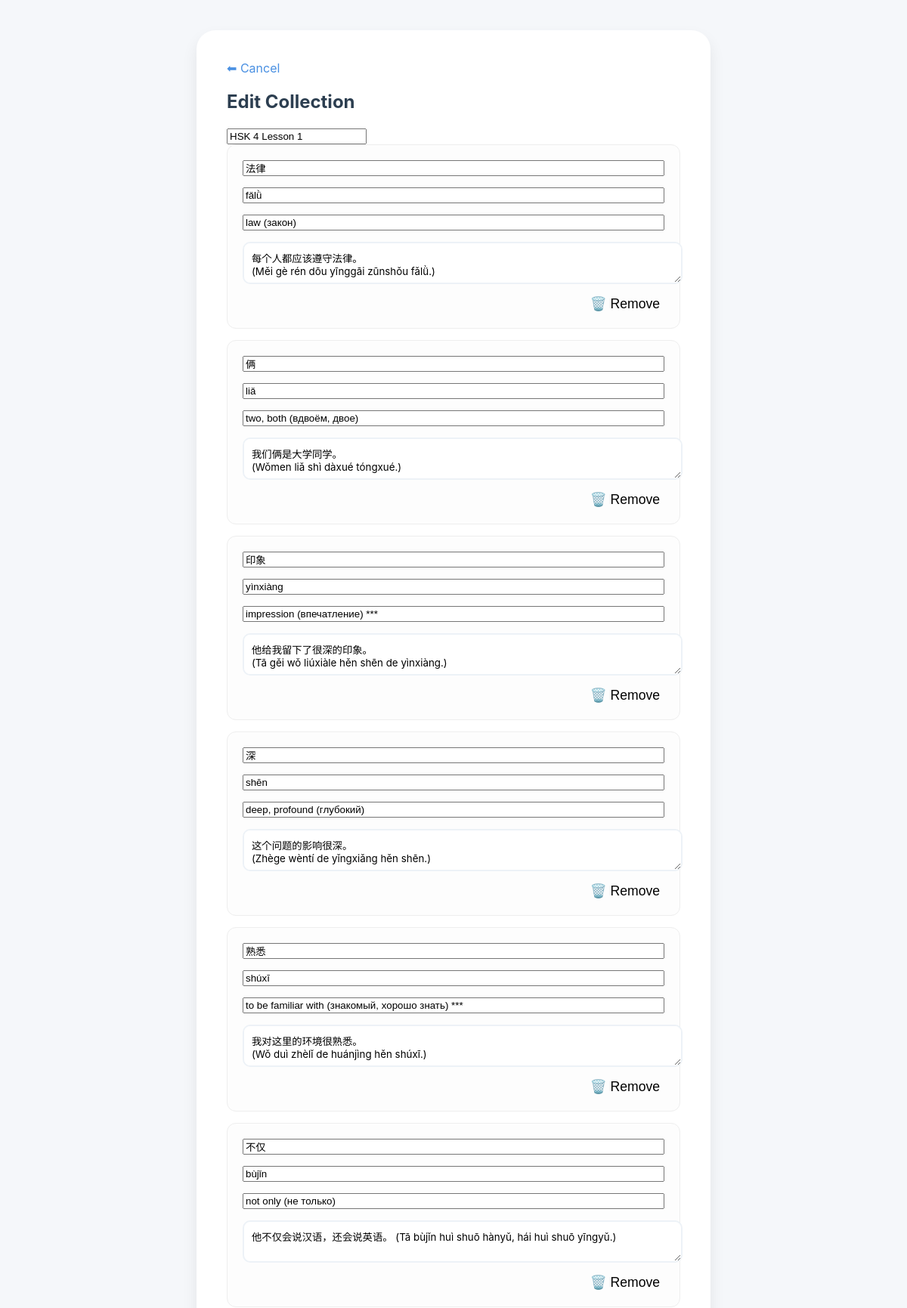
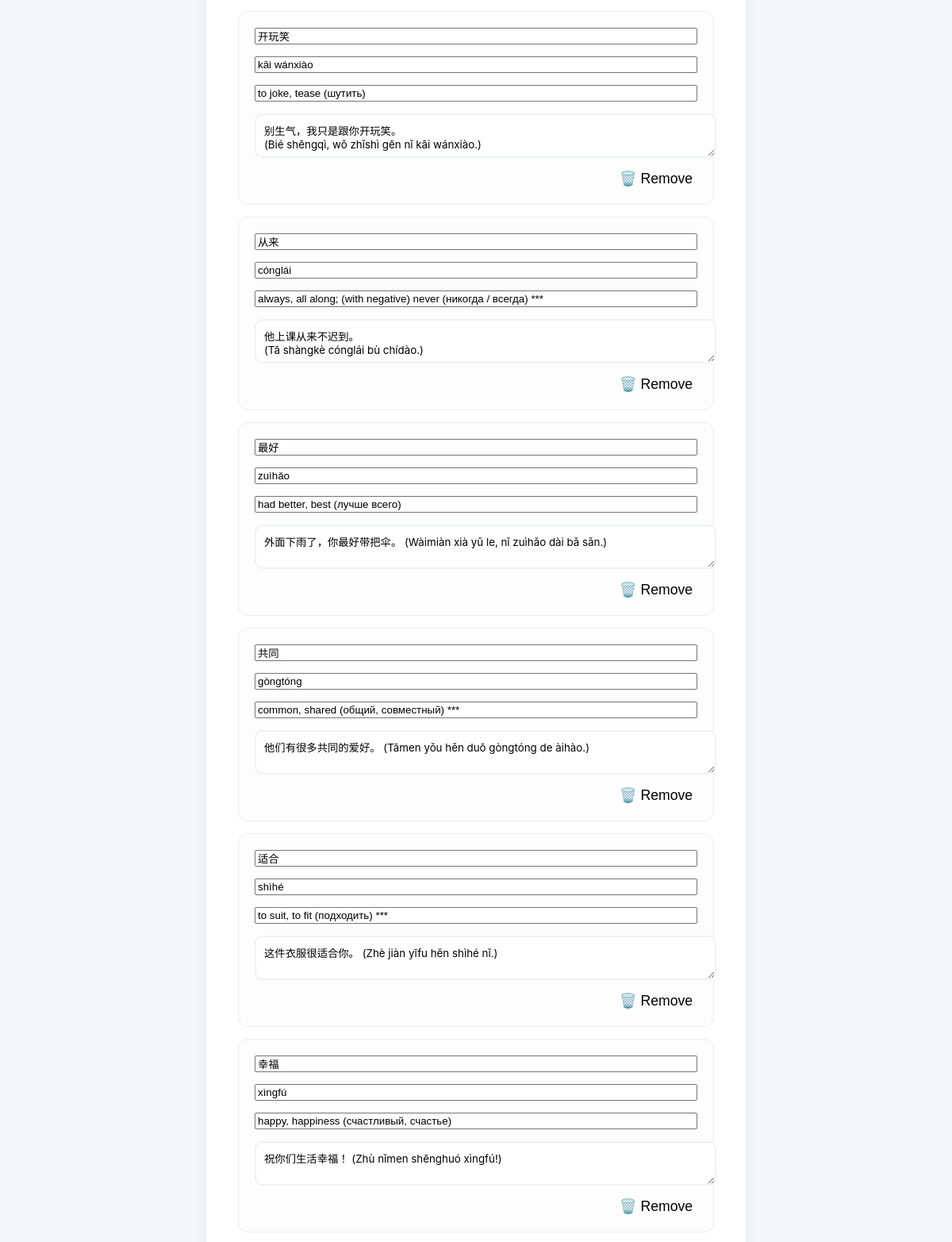
Screenshot of /edit/1 (upper part) with the database file from the repository (2 pictures, top to bottom).
### flask_app.py (models this page shows)
class Collection(db.Model):
    id = db.Column(db.Integer, primary_key=True)
    name = db.Column(db.String(100), nullable=False)
    cards = db.relationship('Card', backref='collection', lazy=True, cascade="all, delete-orphan")

class Card(db.Model):
    id = db.Column(db.Integer, primary_key=True)
    word = db.Column(db.String(200), nullable=False)
    tone = db.Column(db.String(100))
    translation = db.Column(db.String(200), nullable=False)
    example = db.Column(db.Text)
    collection_id = db.Column(db.Integer, db.ForeignKey('collection.id'), nullable=False)

### flask_app.py (the view, shortened to what this page needs)
@app.route('/edit/<int:deck_id>', methods=['GET', 'POST'])
def edit_deck(deck_id):
    deck = Collection.query.get_or_404(deck_id)
    return render_template('edit.html', deck=deck)

### templates/edit.html (shortened to what this page needs)
<!DOCTYPE html>
<html>
<head>
    <link rel="stylesheet" href="/static/style.css">
</head>
<body>
    <div class="form-container">
        <a href="/" style="text-decoration: none; color: #4a90e2;">⬅ Cancel</a>
        <h2>Edit Collection</h2>
        <form action="/edit/{{ deck.id }}" method="POST">
            <input type="text" name="deck_name" value="{{ deck.name }}" required class="main-input">
            <div id="card-inputs">
                {% for card in deck.cards %}
                <div class="card-input-group complex">
                    <input type="text" name="word[]" value="{{ card.word }}" placeholder="Word" required>
                    <input type="text" name="tone[]" value="{{ card.tone or '' }}" placeholder="Pinyin / Tone">
                    <input type="text" name="translation[]" value="{{ card.translation }}" placeholder="Translation" required>
                    <textarea name="example[]" placeholder="Example Sentence">{{ card.example or '' }}</textarea>
                    <button type="button" onclick="this.parentElement.remove()" style="background:none; border:none; cursor:pointer; font-size: 1.1rem; align-self: flex-end;">🗑️ Remove</button>
                </div>
                {% endfor %}
            </div>
        </form>
    </div>
</body>
</html>

### static/style.css (style rules this page uses)
:root { --primary: #4a90e2; --success: #2ecc71; --danger: #e74c3c; --bg: #f5f7fa; --text: #2c3e50; --card-shadow: 0 10px 20px rgba(0,0,0,0.08); }
body { background-color: var(--bg); color: var(--text); font-family: 'Inter', -apple-system, BlinkMacSystemFont, sans-serif; margin: 0; display: flex; flex-direction: column; align-items: center; min-height: 100vh; }
.card-input-group.complex { flex-direction: column; background: #fdfdfd; border: 1px solid #eee; padding: 20px; }
.card-input-group.complex textarea { width: 100%; border: 2px solid #edf2f7; border-radius: 10px; padding: 10px; font-family: inherit; resize: vertical; }
.form-container { width: 90%; max-width: 600px; background: white; padding: 40px; border-radius: 25px; box-shadow: var(--card-shadow); margin: 40px 0; }
.card-input-group { display: flex; gap: 15px; margin-bottom: 15px; background: #f9fafb; padding: 15px; border-radius: 12px; }

### rows the page displays
Collection: deck_name "HSK 4 Lesson 1"
Card: word "法律", tone "fǎlǜ", translation "law (закон)", example "每个人都应该遵守法律。 (Měi gè rén dōu yīnggāi zūnshǒu fǎlǜ.)"
Card: word "俩", tone "liǎ", translation "two, both (вдвоём, двое)", example "我们俩是大学同学。 (Wǒmen liǎ shì dàxué tóngxué.)"
Card: word "印象", tone "yìnxiàng", translation "impression (впечатление) ***", example "他给我留下了很深的印象。 (Tā gěi wǒ liúxiàle hěn shēn de yìnxiàng.)"
Card: word "深", tone "shēn", translation "deep, profound (глубокий)", example "这个问题的影响很深。 (Zhège wèntí de yǐngxiǎng hěn shēn.)"
Card: word "熟悉", tone "shúxī", translation "to be familiar with (знакомый, хорошо знать) ***", example "我对这里的环境很熟悉。 (Wǒ duì zhèlǐ de huánjìng hěn shúxī.)"
Card: word "不仅", tone "bùjǐn", translation "not only (не только)", example "他不仅会说汉语，还会说英语。 (Tā bùjǐn huì shuō hànyǔ, hái huì shuō yīngyǔ.)"
Card: word "开玩笑", tone "kāi wánxiào", translation "to joke, tease (шутить)", example "别生气，我只是跟你开玩笑。 (Bié shēngqì, wǒ zhǐshì gēn nǐ kāi wánxiào.)"
Card: word "从来", tone "cónglái", translation "always, all along; (with negative) never (никогда / всегда) ***", example "他上课从来不迟到。 (Tā shàngkè cónglái bù chídào.)"
Card: word "最好", tone "zuìhǎo", translation "had better, best (лучше всего)", example "外面下雨了，你最好带把伞。 (Wàimiàn xià yǔ le, nǐ zuìhǎo dài bǎ sǎn.)"
Card: word "共同", tone "gòngtóng", translation "common, shared (общий, совместный) ***", example "他们有很多共同的爱好。 (Tāmen yǒu hěn duō gòngtóng de àihào.)"
Card: word "适合", tone "shìhé", translation "to suit, to fit (подходить) ***", example "这件衣服很适合你。 (Zhè jiàn yīfu hěn shìhé nǐ.)"
Card: word "幸福", tone "xìngfú", translation "happy, happiness (счастливый, счастье)", example "祝你们生活幸福！ (Zhù nǐmen shēnghuó xìngfú!)"
